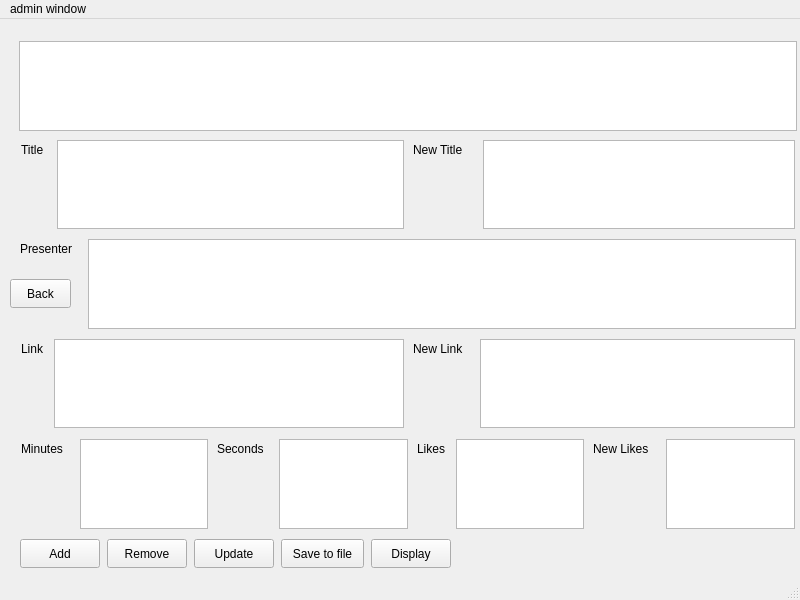
<?xml version="1.0" encoding="UTF-8"?>
<ui version="4.0">
 <class>AdminWindow</class>
 <widget class="QMainWindow" name="AdminWindow">
  <property name="geometry">
   <rect>
    <x>0</x>
    <y>0</y>
    <width>800</width>
    <height>600</height>
   </rect>
  </property>
  <property name="windowTitle">
   <string>MainWindow</string>
  </property>
  <widget class="QWidget" name="centralwidget">
   <widget class="QTextEdit" name="link_2">
    <property name="geometry">
     <rect>
      <x>54</x>
      <y>320</y>
      <width>350</width>
      <height>89</height>
     </rect>
    </property>
   </widget>
   <widget class="QTextEdit" name="new_likes_2">
    <property name="geometry">
     <rect>
      <x>666</x>
      <y>420</y>
      <width>129</width>
      <height>90</height>
     </rect>
    </property>
   </widget>
   <widget class="QLabel" name="newlinklabel_2">
    <property name="geometry">
     <rect>
      <x>413</x>
      <y>320</y>
      <width>60</width>
      <height>20</height>
     </rect>
    </property>
    <property name="text">
     <string>New Link</string>
    </property>
   </widget>
   <widget class="QTextEdit" name="new_title_2">
    <property name="geometry">
     <rect>
      <x>483</x>
      <y>121</y>
      <width>312</width>
      <height>89</height>
     </rect>
    </property>
   </widget>
   <widget class="QPushButton" name="pushButton_6">
    <property name="geometry">
     <rect>
      <x>281</x>
      <y>520</y>
      <width>83</width>
      <height>29</height>
     </rect>
    </property>
    <property name="text">
     <string>Save to file</string>
    </property>
   </widget>
   <widget class="QPushButton" name="pushButton_7">
    <property name="geometry">
     <rect>
      <x>371</x>
      <y>520</y>
      <width>80</width>
      <height>29</height>
     </rect>
    </property>
    <property name="text">
     <string>Display</string>
    </property>
   </widget>
   <widget class="QLabel" name="minuteslabel_2">
    <property name="geometry">
     <rect>
      <x>21</x>
      <y>420</y>
      <width>52</width>
      <height>20</height>
     </rect>
    </property>
    <property name="text">
     <string>Minutes</string>
    </property>
   </widget>
   <widget class="QTextEdit" name="minutes_2">
    <property name="geometry">
     <rect>
      <x>80</x>
      <y>420</y>
      <width>128</width>
      <height>90</height>
     </rect>
    </property>
   </widget>
   <widget class="QLabel" name="newtitlelabel_2">
    <property name="geometry">
     <rect>
      <x>413</x>
      <y>121</y>
      <width>63</width>
      <height>20</height>
     </rect>
    </property>
    <property name="text">
     <string>New Title</string>
    </property>
   </widget>
   <widget class="QLabel" name="linklabel_2">
    <property name="geometry">
     <rect>
      <x>21</x>
      <y>320</y>
      <width>26</width>
      <height>20</height>
     </rect>
    </property>
    <property name="text">
     <string>Link</string>
    </property>
   </widget>
   <widget class="QLabel" name="newlikeslabel_2">
    <property name="geometry">
     <rect>
      <x>593</x>
      <y>420</y>
      <width>66</width>
      <height>20</height>
     </rect>
    </property>
    <property name="text">
     <string>New Likes</string>
    </property>
   </widget>
   <widget class="QTextEdit" name="presenter_2">
    <property name="geometry">
     <rect>
      <x>88</x>
      <y>220</y>
      <width>708</width>
      <height>90</height>
     </rect>
    </property>
   </widget>
   <widget class="QPushButton" name="pushButton_8">
    <property name="geometry">
     <rect>
      <x>107</x>
      <y>520</y>
      <width>80</width>
      <height>29</height>
     </rect>
    </property>
    <property name="text">
     <string>Remove</string>
    </property>
   </widget>
   <widget class="QPushButton" name="pushButton_9">
    <property name="geometry">
     <rect>
      <x>20</x>
      <y>520</y>
      <width>80</width>
      <height>29</height>
     </rect>
    </property>
    <property name="text">
     <string>Add</string>
    </property>
   </widget>
   <widget class="QTextEdit" name="new_link_2">
    <property name="geometry">
     <rect>
      <x>480</x>
      <y>320</y>
      <width>315</width>
      <height>89</height>
     </rect>
    </property>
   </widget>
   <widget class="QTextEdit" name="likes_2">
    <property name="geometry">
     <rect>
      <x>456</x>
      <y>420</y>
      <width>128</width>
      <height>90</height>
     </rect>
    </property>
   </widget>
   <widget class="QPushButton" name="pushButton_10">
    <property name="geometry">
     <rect>
      <x>194</x>
      <y>520</y>
      <width>80</width>
      <height>29</height>
     </rect>
    </property>
    <property name="text">
     <string>Update</string>
    </property>
   </widget>
   <widget class="QListWidget" name="adminlist">
    <property name="geometry">
     <rect>
      <x>19</x>
      <y>22</y>
      <width>778</width>
      <height>90</height>
     </rect>
    </property>
   </widget>
   <widget class="QTextEdit" name="title_2">
    <property name="geometry">
     <rect>
      <x>57</x>
      <y>121</y>
      <width>347</width>
      <height>89</height>
     </rect>
    </property>
   </widget>
   <widget class="QLabel" name="secondslabel_2">
    <property name="geometry">
     <rect>
      <x>217</x>
      <y>420</y>
      <width>55</width>
      <height>20</height>
     </rect>
    </property>
    <property name="text">
     <string>Seconds</string>
    </property>
   </widget>
   <widget class="QLabel" name="title_label_2">
    <property name="geometry">
     <rect>
      <x>21</x>
      <y>121</y>
      <width>29</width>
      <height>20</height>
     </rect>
    </property>
    <property name="text">
     <string>Title</string>
    </property>
   </widget>
   <widget class="QLabel" name="likeslabel_2">
    <property name="geometry">
     <rect>
      <x>417</x>
      <y>420</y>
      <width>32</width>
      <height>20</height>
     </rect>
    </property>
    <property name="text">
     <string>Likes</string>
    </property>
   </widget>
   <widget class="QTextEdit" name="seconds_2">
    <property name="geometry">
     <rect>
      <x>279</x>
      <y>420</y>
      <width>129</width>
      <height>90</height>
     </rect>
    </property>
   </widget>
   <widget class="QLabel" name="presenterlabel_2">
    <property name="geometry">
     <rect>
      <x>20</x>
      <y>220</y>
      <width>61</width>
      <height>20</height>
     </rect>
    </property>
    <property name="text">
     <string>Presenter</string>
    </property>
   </widget>
   <widget class="QPushButton" name="pushButton">
    <property name="geometry">
     <rect>
      <x>10</x>
      <y>260</y>
      <width>61</width>
      <height>29</height>
     </rect>
    </property>
    <property name="text">
     <string>Back</string>
    </property>
   </widget>
  </widget>
  <widget class="QMenuBar" name="menubar">
   <property name="geometry">
    <rect>
     <x>0</x>
     <y>0</y>
     <width>800</width>
     <height>25</height>
    </rect>
   </property>
   <widget class="QMenu" name="menuadmin_window">
    <property name="title">
     <string>admin window</string>
    </property>
   </widget>
   <addaction name="menuadmin_window"/>
  </widget>
  <widget class="QStatusBar" name="statusbar"/>
 </widget>
 <resources/>
 <connections/>
</ui>
